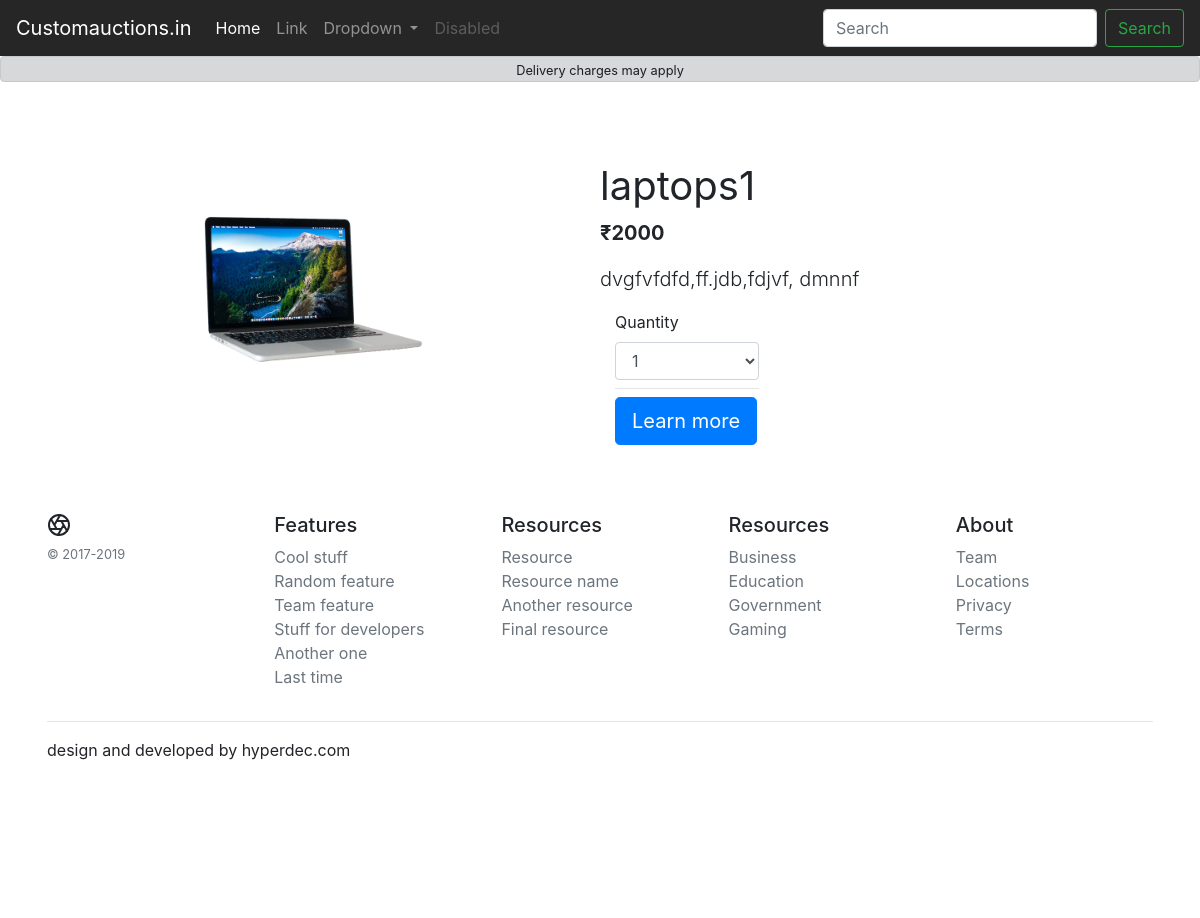
Screenshot of /d/laptops1 with the database file from the repository.
### product/models.py (models this page shows, shortened)
class Products(models.Model):
    title           =models.CharField(max_length=120)
    description     =models.TextField(max_length=1200)
    image           =models.ImageField(upload_to="product_image")
    category        =models.ForeignKey(Category,on_delete=models.CASCADE)
    real_price      =models.IntegerField()
    dicount_price   =models.IntegerField()
    slug = models.SlugField(max_length=100, blank=True, null=True)
    publish     =models.BooleanField(default=True)

### product/views.py (the view)
# urls.py: path('d/<slug:slug>', product_detail.as_view(),name="prod-det"),
class product_detail(DetailView):
    model = Products
    template_name = 'product_detail.html'

### templates/product_detail.html (shortened to what this page needs)
{% extends "base.html" %}
{% block body %}
<div class="alert alert-dark text-center p-0" role="alert">
    <small >Delivery charges may apply</small>
</div>
<div class="jumbotron bg-white">
    <div class="row container " >
      <div class="col-12 col-md-6 text-center order-1">
        <img src="/media/{{ object.image }}" style="max-width: 250px;max-height: 250px">
      </div>
      <div class=" col-12 col-md-6 order-2">
          <h1 class="font-weight-normal">{{ object.title }}</h1>
          <p class="lead font-weight-bold"><span>₹</span>{{ object.real_price }}</p>
          <p class="lead">{{ object.description }}</p>
        <div class="form-group col-md-4">
          <label for="inputState">Quantity</label>
          <select id="inputState" class="form-control">
            <option>1</option>
          </select>
          <hr class="my-2">
          <a class="btn btn-primary btn-lg" href="" role="button">Learn more</a>
      </div>
    </div>
</div>
{% endblock%}

### rows the page displays
Products: image (picture), title "laptops1", real_price "2000", description "dvgfvfdfd,ff.jdb,fdjvf, dmnnf"
